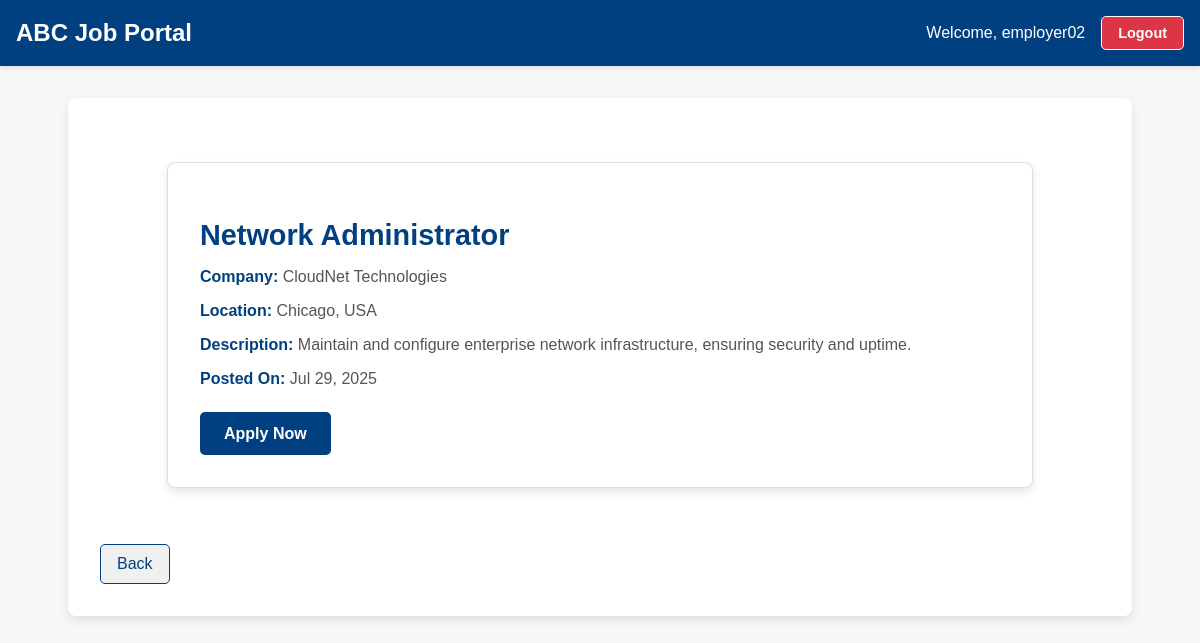
/jobs/3/detail/ (signed in), run on the app's committed database.
### users/models.py (models this page shows)
class CustomUser(AbstractUser):
    ROLE_CHOICES = (
        ('employer', 'Employer'),
        ('applicant', 'Applicant'),
    )
    role = models.CharField(max_length=10, choices=ROLE_CHOICES)

### jobs/models.py (models this page shows, shortened)
class Job(models.Model):
    title = models.CharField(max_length=255)
    company_name = models.CharField(max_length=255)
    location = models.CharField(max_length=255)
    description = models.TextField()
    posted_by = models.ForeignKey(settings.AUTH_USER_MODEL, on_delete=models.CASCADE)
    created_at = models.DateTimeField(auto_now_add=True)

### jobs/views.py (the view)
# urls.py: path('<int:job_id>/detail/', job_detail, name='job_detail'),
@login_required
def job_detail(request, job_id):
    job = get_object_or_404(Job, id=job_id)
    already_applied = Application.objects.filter(job=job, applicant=request.user).exists()
    if request.method == "POST" and not already_applied:
        Application.objects.create(job=job, applicant=request.user)
        messages.success(request, f"You have successfully applied for the job: {job.title}.")
        back_url = request.GET.get('back_url', '/users/dashboard/applicant/')  # Ensure back_url persists
        return redirect(f'{request.path}?back_url={back_url}')
    back_url = request.GET.get('back_url', '/users/dashboard/applicant/')
    return render(request, 'jobs/job_detail.html', {
        'job': job,
        'already_applied': already_applied,
        'back_url': back_url,  # Pass the back URL to the template
    })

### jobs/templates/jobs/job_detail.html (shortened to what this page needs)
{% extends 'base.html' %}
{% block content %}
<div style="max-width: 800px; margin: 2rem auto; padding: 2rem; background-color: white; border: 1px solid #ddd; border-radius: 8px; box-shadow: 0 4px 8px rgba(0, 0, 0, 0.1);">
    <h2 style="color: #004080; font-size: 1.8rem; margin-bottom: 1rem;">{{ job.title }}</h2>
    <p style="margin-bottom: 1rem; font-size: 1rem; color: #555;">
        <strong style="color: #004080;">Company:</strong> {{ job.company_name }}
    </p>
    <p style="margin-bottom: 1rem; font-size: 1rem; color: #555;">
        <strong style="color: #004080;">Location:</strong> {{ job.location }}
    </p>
    <p style="margin-bottom: 1rem; font-size: 1rem; color: #555;">
        <strong style="color: #004080;">Description:</strong> {{ job.description }}
    </p>
    <p style="margin-bottom: 1rem; font-size: 1rem; color: #555;">
        <strong style="color: #004080;">Posted On:</strong> {{ job.created_at|date:"M d, Y" }}
    </p>
    {% if already_applied %}
    <p style="color: green; font-size: 1rem; font-weight: bold; margin-top: 1.5rem;">
        <strong>You have already applied for this job!</strong>
    </p>
    {% else %}
    <form method="post" style="margin-top: 1.5rem;">
        <button type="submit" style="background-color: #004080; color: white; border: none; padding: 0.8rem 1.5rem; border-radius: 5px; font-size: 1rem; cursor: pointer; font-weight: bold; transition: background-color 0.3s ease;">
            Apply Now
        </button>
    </form>
    {% endif %}
</div>
<a href="{{ back_url }}" style="display: inline-block; margin-top: 1.5rem; text-align: center; background-color: #f0f0f0; color: #004080; padding: 0.6rem 1rem; border: 1px solid #004080; border-radius: 5px; text-decoration: none; font-size: 1rem; transition: background-color 0.3s ease;">
    Back
</a>
{% endblock %}

### users/templates/base.html (shortened to what this page needs)
<!DOCTYPE html>
<html lang="en">
<head>
</head>
<body>
    <header style="display: flex; justify-content: space-between; align-items: center; padding: 1rem; background-color: #004080; color: white; box-shadow: 0 2px 5px rgba(0, 0, 0, 0.1);">
        <h1 style="margin: 0; font-size: 1.5rem; color: white;">ABC Job Portal</h1>
        {% if user.is_authenticated %}
        <div style="display: flex; align-items: center; gap: 1rem;">
            <span style="font-size: 1rem;">Welcome, {{ user.username }}</span>
            <a href="{% url 'logout' %}" style="color: white; text-decoration: none; background-color: #dc3545; padding: 0.5rem 1rem; border-radius: 5px; font-size: 0.9rem; font-weight: bold; cursor: pointer; transition: background-color 0.3s ease;">
                Logout
            </a>
        </div>
        {% endif %}
    </header>
    <div class="container">
        {% block content %}{% endblock %}
    </div>
</body>
</html>

### users/templates/base.html (style rules this page uses)
body { font-family: 'Arial', sans-serif; margin: 0; padding: 0; background-color: #f7f7f7; }
header { background-color: #003366; color: white; padding: 1rem; display: flex; justify-content: space-between; align-items: center; }
header a { color: white; text-decoration: none; padding: 0.5rem 1rem; border: 1px solid white; border-radius: 5px; }
.container { max-width: 1000px; margin: 2rem auto; background: white; border-radius: 8px; box-shadow: 0px 4px 10px rgba(0, 0, 0, 0.1); padding: 2rem; }
h1, h2, h3 { color: #003366; }
button, input[type='submit'], .btn-primary { background-color: #003366; color: white; border: none; padding: 0.5rem 1rem; border-radius: 5px; cursor: pointer; }

### data on the page
CustomUser: username "employer02"
Job: title "Network Administrator", company_name "CloudNet Technologies", location "Chicago, USA", description "Maintain and configure enterprise network infrastructure, ensuring security and uptime.", created_at "Jul 29, 2025"
